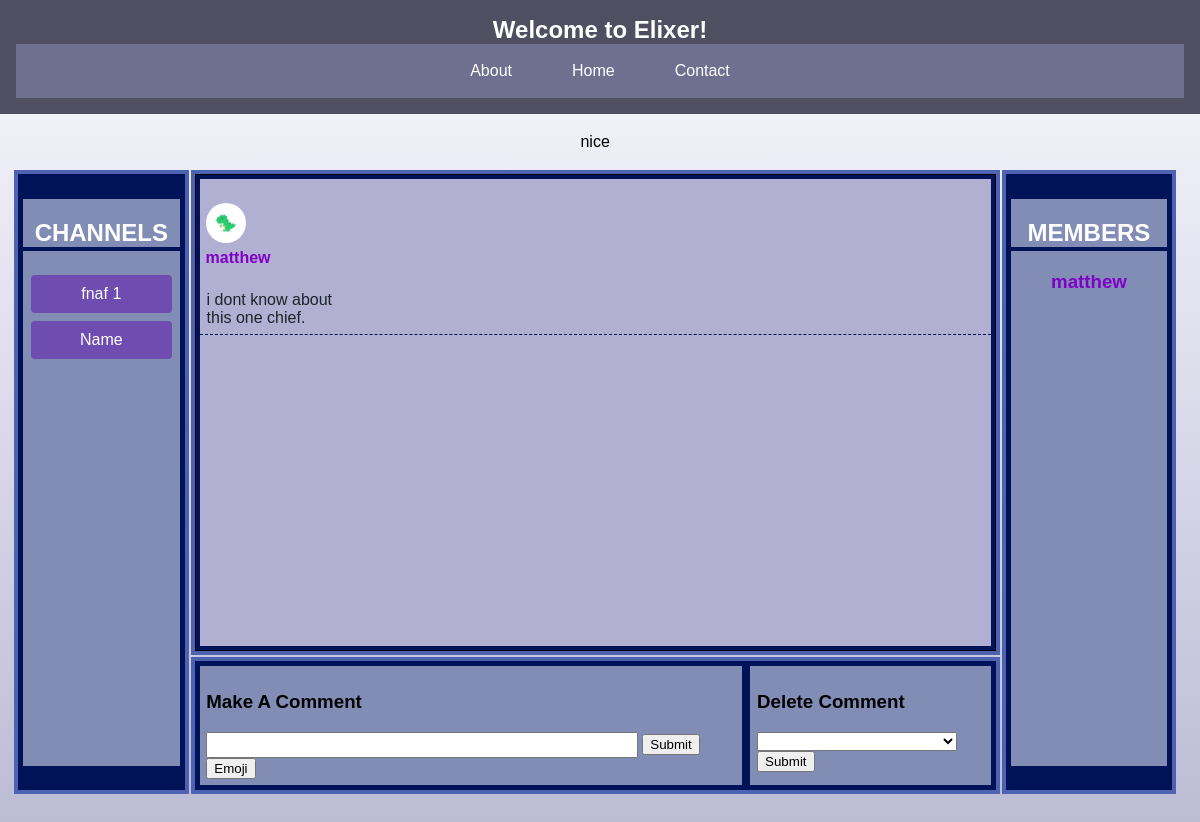
/channels/BCCA After Dark/ (signed in), run on an earlier commit of the app's database.
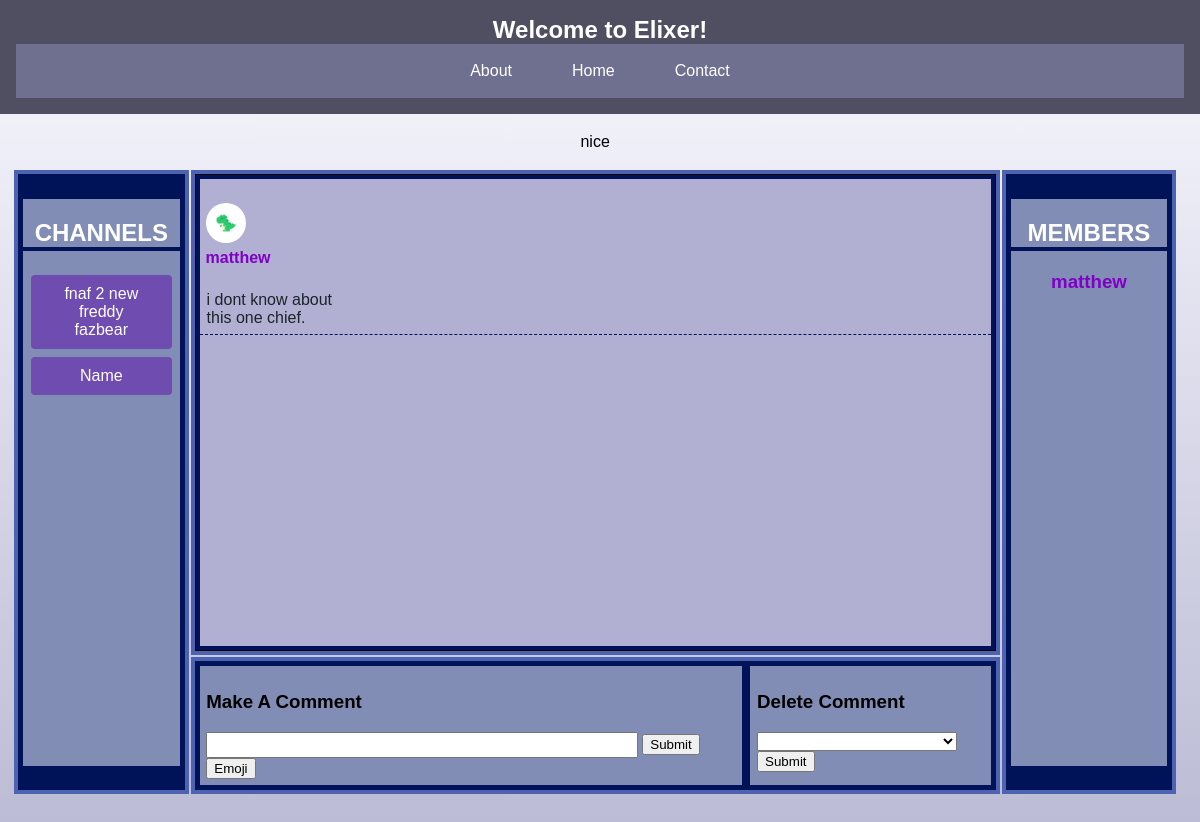
And on a later commit of the database.
### app/models.py (models this page shows, shortened)
class Channel(models.Model):
    name = models.CharField(max_length=50, unique=True)
    description = models.CharField(max_length=200)
    creator = models.ForeignKey(CustomUser, on_delete=models.CASCADE)
    chat_members = models.ManyToManyField(
        CustomUser, related_name="channels", through="Membership"
    )
    MODE = (("Enabled", "Enabled"), ("Disabled", "Disabled"))
    safe_mode = models.CharField(
        max_length=10,
        choices=MODE,
    )

### app/views.py (the view, shortened to what this page needs)
# urls.py: path("channels/<str:channel_name>/", channel_view, name="channels"),
@login_required(login_url=login_view)
def channel_view(request, channel_name):
    try:
        you = CustomUser.objects.get(username=request.user.username)
        you_admin = you.groups.filter(name="Admin").exists
        channel_list = Channel.objects.filter(creator=you)
        involved_channels = Channel.objects.filter(chat_members=you).exclude(
            creator=you
        )
        C_List = set()
        for c1 in channel_list:
            C_List.add(c1)
        for c2 in involved_channels:
            C_List.add(c2)
        channel = Channel.objects.get(name=channel_name)
        channel_comments = Comment.objects.filter(channel=channel)
        you = CustomUser.objects.get(username=request.user.username)
        your_comments = Comment.objects.filter(owner=you, channel=channel)
        people_in_channel = channel.chat_members.exclude(id=channel.creator.id)
        context = {
            "channel": channel,
            "members": people_in_channel,
            "owner": channel.creator.username,
            "comments": channel_comments,
            "your_comments": your_comments,
            "all_in": C_List,
            "if_admin": you_admin,
        }
    except:
        return redirect(dashboard)
    return render(request, "channel.html", context)

### app/templates/channel.html (shortened to what this page needs)
{% extends "base.html" %}
{% load static %}
{% block content %}
<table class="ChannelTable">
  <tr class="GETSMALL">
    <td>
    </td>
    <td class="Talign">
      <p>{{ channel.description }}</p>
    </td>
    <td></td>
  </tr>
  <tr>
    <td class="ChannelTD" rowspan="3" >
      <div class="List">
        <h2 class="ListName">CHANNELS</h2>
      {% for a in all_in%}
          <a href="{% url 'channels' a.name %}"><button class="ChannelButton BoxBut">{{ a.name }}</button></a>
      {% endfor %}
      </div>
    </td>
<td class="messageTD">
  <div class="TestingMessages">
<br />
{% for comment in comments %}
{% if comment.owner.username == request.user.username %}
<div class="yourComment">
<table class=" CommentTable">
  <tr>
    <td class="NoPad">
      {% if comment.owner.profile_picture %}
      <img src="{{ comment.owner.profile_picture.url }}" width="40" height="40" class="testingpic"/>
      {% else %}
      <img src="{% static "images/dinosaur_profile_default.jpg" %}" width="40" height="40" class="testingpic">
      {% endif %}
    </td>
  </tr>
  <tr>
    <td class="NoPad">
      {% if comment.owner.username == owner %}
      <h4 class="OwnerL NoPad">{{ comment.owner.username }}<h4>
      {% else %}
      <h4 class="MemberL NoPad">{{ comment.owner.username }}<h4>
      {% endif %}
    </td>
  </tr>
  <tr>
    <td class="TestingTD ">
      <p class="NoPad">{{ comment.message }}</p>
    </td>
  </tr>
</table>
</div>
{% else %}
<div class="comment">
<table class=" CommentTable">
  <tr>
    <td class="NoPad2">
      {% if comment.owner.profile_picture %}
      <img src="{{ comment.owner.profile_picture.url }}" width="40" height="40" class="testingpic"/>
      {% else %}
      <img src="{% static "images/dinosaur_profile_default.jpg" %}" width="40" height="40" class="testingpic">
      {% endif %}
    </td>
  </tr>
  <tr>
    <td class="NoPad2">
      {% if comment.owner.username == owner %}
      <h4 class="OwnerL NoPad2">{{ comment.owner.username }}<h4>
      {% else %}
      <h4 class="MemberL NoPad2">{{ comment.owner.username }}<h4>
      {% endif %}
    </td>
  </tr>
  <tr>
    <td class="TestingTD ">
      <p class="NoPad2">{{ comment.message }}</p>
    </td>
  </tr>
</table>
</div>
{% endif %}
{% endfor %}
<br>
</div>
    </td>
    <td class="MemberTD" rowspan="3">
      <div class="List">
        <h2 class="ListName">MEMBERS</h2>
      <h3 class="OwnerL">{{ owner }}</h3>
      </div>
    </td>
  </tr>
  <tr>
  <td class="CreateComment">
    <div class="CommentDiv1 Pad">
    <h3>Make A Comment</h3>
      <form method="POST">
        <input type="text" required name="comment_text" max_length="300" class="CommentBar" />
        <input type="submit"/>
      </form>
      <button id="emojiButton">Emoji</button>
    </div>
    <div class="Pad CommentDiv2">
      <h3>Delete Comment</h3>
      <form method="POST">
        <select name="comment_remove">
          <option></option>
        </select>
        <input type="submit" />
      </form>
    </div>
    </td>
    <td></td>
    <td></td>
  </tr>
</table>
<br />
<br />
{% endblock content %}

What changed in the data, as far as the page shows it:
changed Channel: name "fnaf 1" → "fnaf 2 new freddy fazbear"
